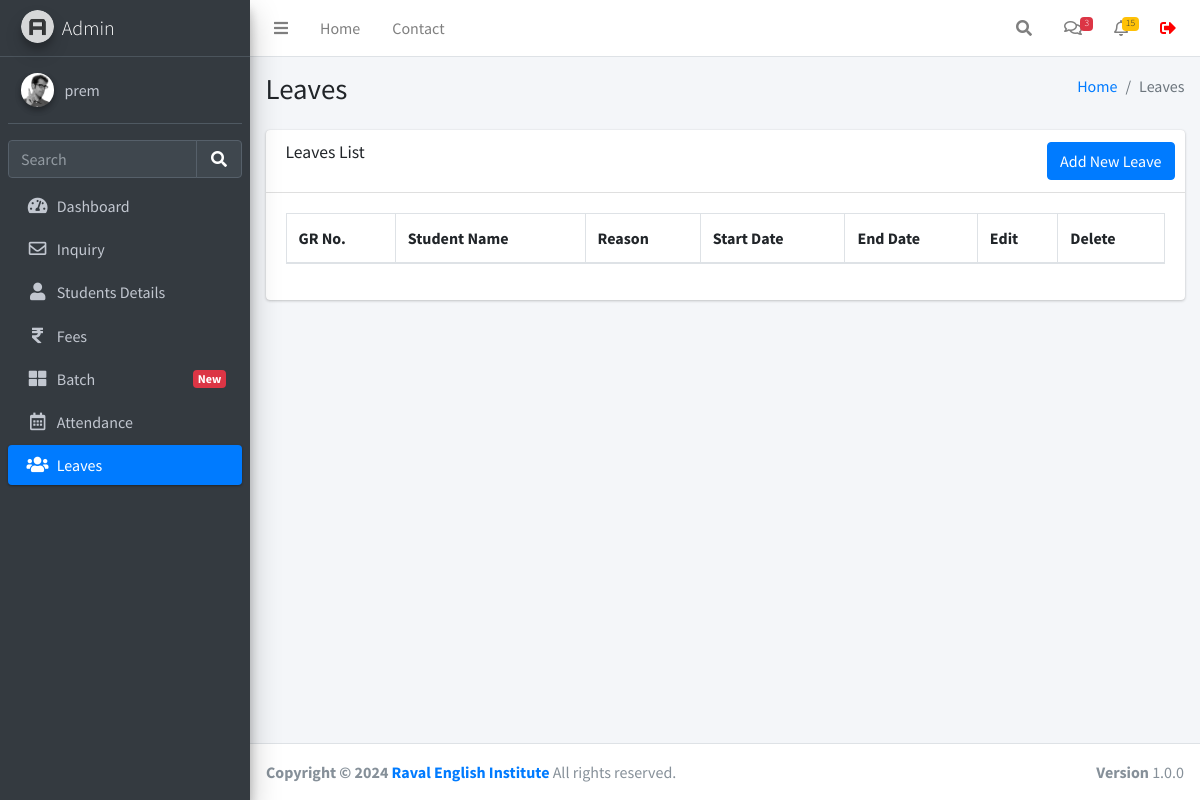
Page /leaves.php (signed in) on the earlier database version.
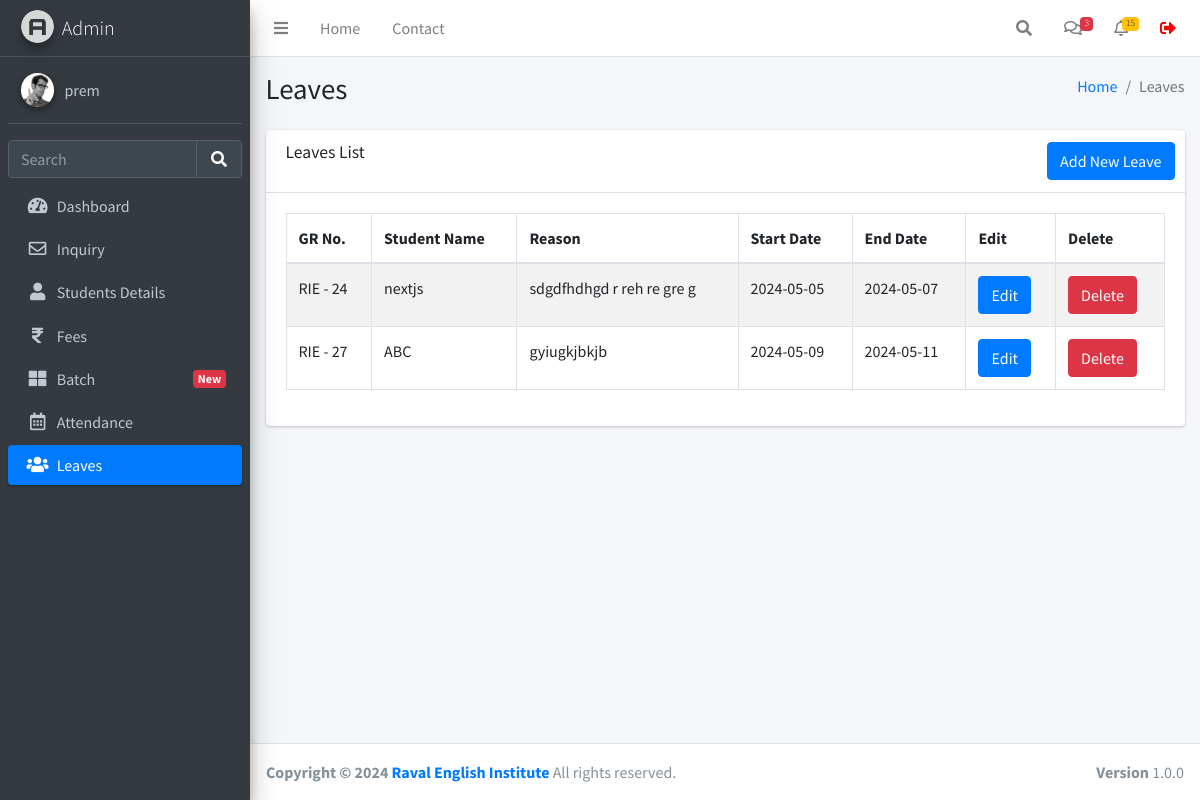
Same page on the later database version.
### tables this page shows
CREATE TABLE `leaves` (
  `id` int(11) NOT NULL,
  `student_id` int(11) NOT NULL,
  `reason` varchar(255) NOT NULL,
  `start_date` date NOT NULL,
  `end_date` date NOT NULL,
  `created_at` datetime NOT NULL DEFAULT current_timestamp()
);

CREATE TABLE `studentinfo` (
  `id` int(11) NOT NULL,
  `name` varchar(255) DEFAULT NULL,
  `batch` varchar(100) DEFAULT NULL,
  `father_name` varchar(255) DEFAULT NULL,
  `mother_name` varchar(255) DEFAULT NULL,
  `dob` date DEFAULT NULL,
  `gender` varchar(50) DEFAULT NULL,
  `mobile_number` varchar(15) DEFAULT NULL,
  `fee_status` varchar(50) DEFAULT NULL,
  `profession` varchar(100) DEFAULT NULL,
  `address` varchar(255) DEFAULT NULL,
  `admission_time` date DEFAULT NULL,
  `created_at` datetime NOT NULL DEFAULT current_timestamp()
);

### function.php (called while the page is built, shortened)
<?php
require_once('db.php');
function selectFromTable($tableName, $columns, $whereConditions) {
    global $db;
    try {
        $sql = "SELECT " . implode(', ', $columns) . " FROM $tableName";
        if (!empty($whereConditions)) {
            $sql .= " WHERE " . implode(' AND ', array_map(function ($col) {
                return "$col = :$col";
            }, array_keys($whereConditions)));
        }
        $stmt = $db->prepare($sql);
        foreach ($whereConditions as $col => $value) {
            $stmt->bindValue(":$col", $value);
        }
        $stmt->execute();
        return $stmt->fetchAll(PDO::FETCH_ASSOC);
    } catch (PDOException $e) {
        return false;
    }
}
?>

### leaves.php (the view, shortened to what the changed rows need)
<!DOCTYPE html>
<html lang="en">
<head>
</head>
<body>
<?php include('./header.php');
require_once('function.php');
$leavesData = selectFromTable('leaves', ['id', 'student_id', 'reason', 'start_date', 'end_date', 'created_at'], []);
?>
<div class="content-wrapper">
    <div class="content-header">
      <div class="container-fluid">
        <div class="row mb-2">
          <div class="col-sm-6">
            <h1 class="m-0">Leaves</h1>
          </div>
        </div>
      </div>
    </div>
    <section class="content">
        <div class="container-fluid">
          <div class="row">
            <div class="col-12">
              <div class="card">
                <div class="card-body">
                  <div class="table-responsive">
                    <table id="example1" class="table table-bordered table-striped">
                      <thead>
                        <tr>
                          <th>GR No.</th>
                          <th>Student Name</th>
                          <th>Reason</th>
                          <th>Start Date</th>
                          <th>End Date</th>
                          <th>Edit</th>
                          <th>Delete</th>
                        </tr>
                      </thead>
                      <tbody>
                        <?php foreach ($leavesData as $leave): ?>
                        <tr>
                          <td>RIE - <?php echo htmlspecialchars($leave['student_id']); ?></td>
                          <td><?php
                              $student = selectFromTable('studentinfo', ['name'], ['id' => $leave['student_id']]);
                              echo htmlspecialchars($student[0]['name']);
                          ?></td>
                          <td><?php echo htmlspecialchars($leave['reason']); ?></td>
                          <td><?php echo htmlspecialchars($leave['start_date']); ?></td>
                          <td><?php echo htmlspecialchars($leave['end_date']); ?></td>
                          <td><a href="#" class="btn btn-primary btn-edit" data-id="<?php echo $leave['id']; ?>">Edit</a></td>
                          <td><a href="#" class="btn btn-danger btn-delete" data-id="<?php echo $leave['id']; ?>">Delete</a></td>
                        </tr>
                        <?php endforeach; ?>
                      </tbody>
                    </table>
                  </div>
                </div>
              </div>
            </div>
          </div>
        </div>
    </section>
</div>
<?php include('./footer.php'); ?>
</body>
</html>

### header.php (shortened to what the changed rows need)
<!DOCTYPE html>
<html lang="en">
<head>
  <link rel="stylesheet" href="./plugins/fontawesome-free/css/all.min.css">
  <link rel="stylesheet" href="https://code.ionicframework.com/ionicons/2.0.1/css/ionicons.min.css">
  <link rel="stylesheet" href="./plugins/icheck-bootstrap/icheck-bootstrap.min.css">
  <link rel="stylesheet" href="./asset/css/adminlte.min.css">
</head>
<body class="hold-transition sidebar-mini layout-fixed">
<div class="wrapper">
  <aside class="main-sidebar sidebar-dark-primary elevation-4">
    <a href="./dashboard.php" class="brand-link">
      <img src="./asset/img/AdminLTELogo.png" alt="AdminLTE Logo" class="brand-image img-circle elevation-3" style="opacity: .8">
      <span class="brand-text font-weight-light">Admin</span>
    </a>
  </aside>

Differences in the rows shown:
added leaves: student "24", student.name "nextjs", reason "sdgdfhdhgd r reh re gre g", start_date "2024-05-05", end_date "2024-05-07"
added leaves: student "27", student.name "ABC", reason "gyiugkjbkjb", start_date "2024-05-09", end_date "2024-05-11"
